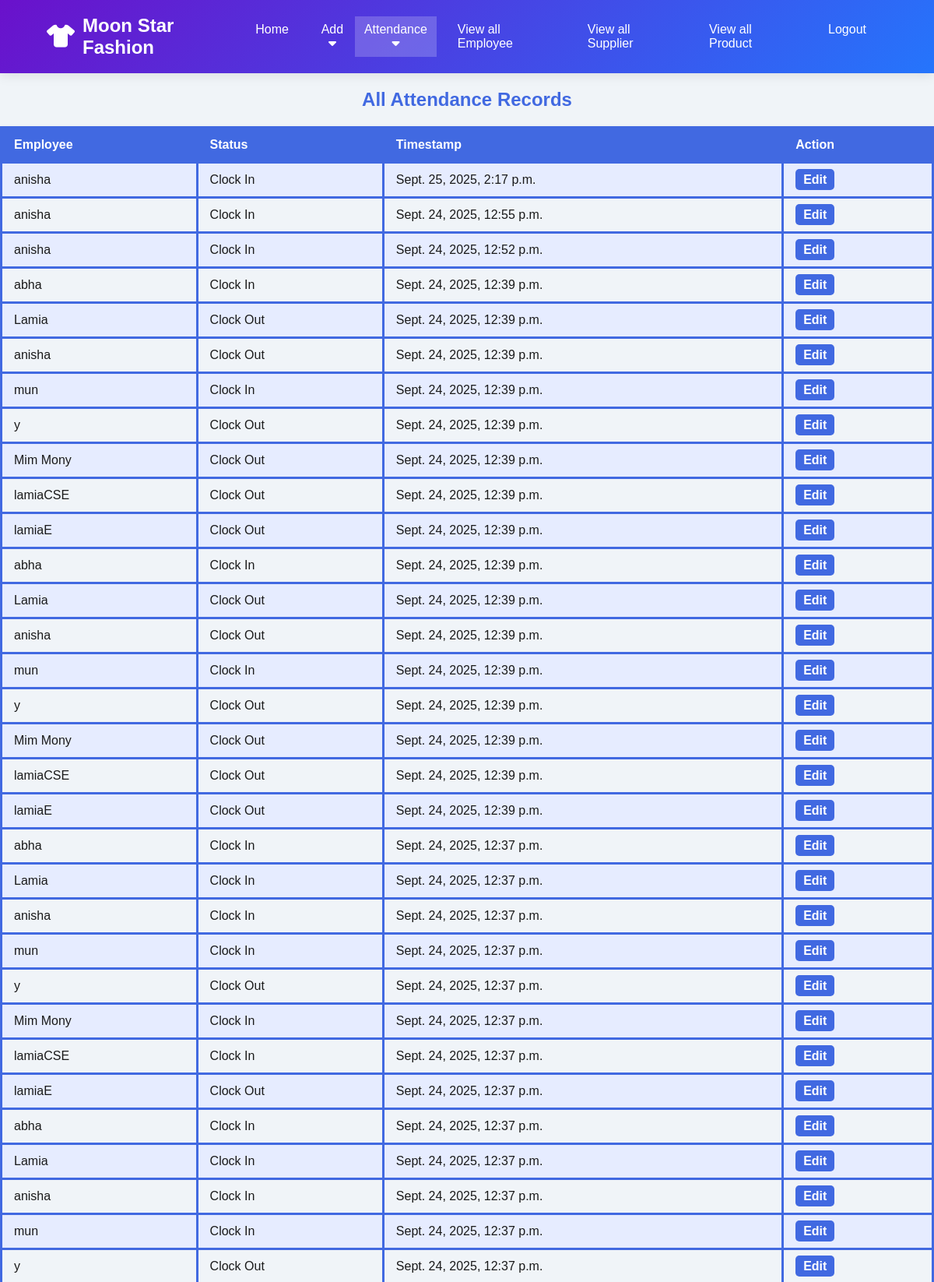
The page /attendance/all/ (signed in, upper part) on the database its author committed.
### fms/models.py (models this page shows, shortened)
class Attendance(models.Model):
    IN = 'IN'
    OUT = 'OUT'
    STATUS_CHOICES = [(IN, 'Clock In'), (OUT, 'Clock Out')]
    employee = models.ForeignKey(EmployeeProfile,
        on_delete=models.CASCADE,
        related_name='attendances',
        null=False)
    date = models.DateField(auto_now_add=True)
    timestamp = models.DateTimeField(auto_now_add=True, null=True, blank=True)
    status = models.CharField(max_length=3, choices=STATUS_CHOICES, default=IN)
    marked_by_admin = models.BooleanField(default=False)
    class Meta:
        ordering = ['-timestamp']

class EmployeeProfile(models.Model):
    employee = models.ForeignKey(Employee, on_delete=models.CASCADE)
    user = models.OneToOneField(User, on_delete=models.CASCADE, related_name='profile')
    public_id = models.CharField(max_length=12, unique=True, editable=False)
    phone = models.CharField(max_length=20, blank=True)
    designation = models.CharField(max_length=100, blank=True)

class Employee(models.Model):
    sl=models.AutoField(primary_key=True,auto_created=True)
    name=models.CharField(max_length=20)
    email=models.EmailField(max_length=20)
    position = models.CharField(max_length=10, default='Worker')
    phone=models.IntegerField()
    salary = models.IntegerField(default=10000)
    password = models.CharField(max_length=128, null=True, blank=True)
    bonus_percentage = models.DecimalField(max_digits=5, decimal_places=2, default=0)

### fms/views.py (the view)
# urls.py: path('attendance/all/', views.attendance_list, name='attendance_list'),
@login_required(login_url='admin_login')
def attendance_list(request):
    if request.user.is_authenticated and request.user.is_staff:
        attendances = Attendance.objects.select_related('employee').order_by('-timestamp')
        return render(request, 'attendance_list.html', {'attendances': attendances})

### fms/templates/attendance_list.html (shortened to what this page needs)
<!DOCTYPE html>
<html lang="en">
<head>
    <link rel="stylesheet" href="https://cdnjs.cloudflare.com/ajax/libs/font-awesome/6.4.0/css/all.min.css">
</head>
<body>
    <nav class="navbar">
        <div class="logo">
            <i class="fas fa-tshirt"></i>
            <span>Moon Star Fashion</span>
        </div>
        <div class="nav-links">
            <a href="{% url 'employee_list' %}" class="nav-link">Home</a>
            <div class="dropdown">
                <button class="dropbtn">Add <i class="fa fa-caret-down"></i></button>
            </div>
                <div class="dropdown active">
                <button class="dropbtn">Attendance <i class="fa fa-caret-down"></i></button>
            </div>
            <a href="{% url 'employee_list' %}#emp" class="nav-link">View all Employee</a>
            <a href="{% url 'employee_list' %}#sup" class="nav-link">View all Supplier</a>
            <a href="{% url 'employee_list' %}#pro" class="nav-link">View all Product</a>
            <a href="{% url 'admin_logout' %}" class="nav-link">Logout</a>
        </div>
        </nav>
    <h2>All Attendance Records</h2>
    <table border="1">
        <tr>
            <th>Employee</th>
            <th>Status</th>
            <th>Timestamp</th>
            <th>Action</th>
        </tr>
        {% for att in attendances %}
        <tr>
            <td>{{ att.employee.employee.name }}</td>
            <td>{{ att.get_status_display }}</td>
            <td>{{ att.timestamp }}</td>
            <td>
                <a href="{% url 'attendance_edit' att.pk %}" id="edit">Edit</a>
            </td>
        </tr>
        {% endfor %}
    </table>
</body>
</html>

### fms/templates/attendance_list.html (style rules this page uses)
body { font-family: Arial, sans-serif; background-color: #f0f4f8; color: #1a1a1a; margin: 0px; }
h2 { color: #4169e1; text-align: center; margin-bottom: 20px; }
table { width: 100%; border-collapse: collapse; margin-bottom: 20px; box-shadow: 0 2px 5px rgba(0,0,0,0.1); }
th, td { padding: 12px 15px; border: 3px solid #4169e1; text-align: left; }
th { background-color: #4169e1; color: white; font-weight: bold; }
tr:nth-child(even) { background-color: #e6ecff; }
#edit { text-decoration: none; color: white; background-color: #4169e1; padding: 5px 10px; border-radius: 5px; font-weight: bold; transition: background-color 0.3s ease; }
.navbar { display: flex; justify-content: space-between; align-items: center; padding: 1.2rem 5%; background: linear-gradient(135deg, #6a11cb 0%, #2575fc 100%); color: white; box-shadow: 0 2px 15px rgba(0, 0, 0, 0.1); position: sticky; top: 0; z-index: 100; }
.nav-links { display: flex; }
.nav-link { color: white; text-decoration: none; margin: 0 15px; font-weight: 500; transition: all 0.3s ease; padding: 8px 12px; border-radius: 4px; }
.nav-link:hover, .dropdown.active { background-color: rgba(255, 255, 255, 0.2); }
.logo { display: flex; align-items: center; font-size: 1.5rem; font-weight: 700; }
.logo i { margin-right: 10px; font-size: 1.8rem; }
.dropdown { position: relative; }
.dropbtn { background: none; border: none; color: white; font-weight: 500; font-size: 1rem; padding: 8px 12px; border-radius: 4px; cursor: pointer; }

### rows shown on the page
Attendance: employee.employee.name "anisha", status "Clock In", timestamp "Sept. 25, 2025, 2:17 p.m."
Attendance: employee.employee.name "anisha", status "Clock In", timestamp "Sept. 24, 2025, 12:55 p.m."
Attendance: employee.employee.name "anisha", status "Clock In", timestamp "Sept. 24, 2025, 12:52 p.m."
Attendance: employee.employee.name "abha", status "Clock In", timestamp "Sept. 24, 2025, 12:39 p.m."
Attendance: employee.employee.name "Lamia", status "Clock Out", timestamp "Sept. 24, 2025, 12:39 p.m."
Attendance: employee.employee.name "anisha", status "Clock Out", timestamp "Sept. 24, 2025, 12:39 p.m."
Attendance: employee.employee.name "mun", status "Clock In", timestamp "Sept. 24, 2025, 12:39 p.m."
Attendance: employee.employee.name "y", status "Clock Out", timestamp "Sept. 24, 2025, 12:39 p.m."
Attendance: employee.employee.name "Mim Mony", status "Clock Out", timestamp "Sept. 24, 2025, 12:39 p.m."
Attendance: employee.employee.name "lamiaCSE", status "Clock Out", timestamp "Sept. 24, 2025, 12:39 p.m."
Attendance: employee.employee.name "lamiaE", status "Clock Out", timestamp "Sept. 24, 2025, 12:39 p.m."
Attendance: employee.employee.name "abha", status "Clock In", timestamp "Sept. 24, 2025, 12:39 p.m."
Attendance: employee.employee.name "Lamia", status "Clock Out", timestamp "Sept. 24, 2025, 12:39 p.m."
Attendance: employee.employee.name "anisha", status "Clock Out", timestamp "Sept. 24, 2025, 12:39 p.m."
Attendance: employee.employee.name "mun", status "Clock In", timestamp "Sept. 24, 2025, 12:39 p.m."
Attendance: employee.employee.name "y", status "Clock Out", timestamp "Sept. 24, 2025, 12:39 p.m."
Attendance: employee.employee.name "Mim Mony", status "Clock Out", timestamp "Sept. 24, 2025, 12:39 p.m."
Attendance: employee.employee.name "lamiaCSE", status "Clock Out", timestamp "Sept. 24, 2025, 12:39 p.m."
Attendance: employee.employee.name "lamiaE", status "Clock Out", timestamp "Sept. 24, 2025, 12:39 p.m."
Attendance: employee.employee.name "abha", status "Clock In", timestamp "Sept. 24, 2025, 12:37 p.m."
Attendance: employee.employee.name "Lamia", status "Clock In", timestamp "Sept. 24, 2025, 12:37 p.m."
Attendance: employee.employee.name "anisha", status "Clock In", timestamp "Sept. 24, 2025, 12:37 p.m."
Attendance: employee.employee.name "mun", status "Clock In", timestamp "Sept. 24, 2025, 12:37 p.m."
Attendance: employee.employee.name "y", status "Clock Out", timestamp "Sept. 24, 2025, 12:37 p.m."
Attendance: employee.employee.name "Mim Mony", status "Clock In", timestamp "Sept. 24, 2025, 12:37 p.m."
Attendance: employee.employee.name "lamiaCSE", status "Clock In", timestamp "Sept. 24, 2025, 12:37 p.m."
Attendance: employee.employee.name "lamiaE", status "Clock Out", timestamp "Sept. 24, 2025, 12:37 p.m."
Attendance: employee.employee.name "abha", status "Clock In", timestamp "Sept. 24, 2025, 12:37 p.m."
Attendance: employee.employee.name "Lamia", status "Clock In", timestamp "Sept. 24, 2025, 12:37 p.m."
Attendance: employee.employee.name "anisha", status "Clock In", timestamp "Sept. 24, 2025, 12:37 p.m."
Attendance: employee.employee.name "mun", status "Clock In", timestamp "Sept. 24, 2025, 12:37 p.m."
Attendance: employee.employee.name "y", status "Clock Out", timestamp "Sept. 24, 2025, 12:37 p.m."
